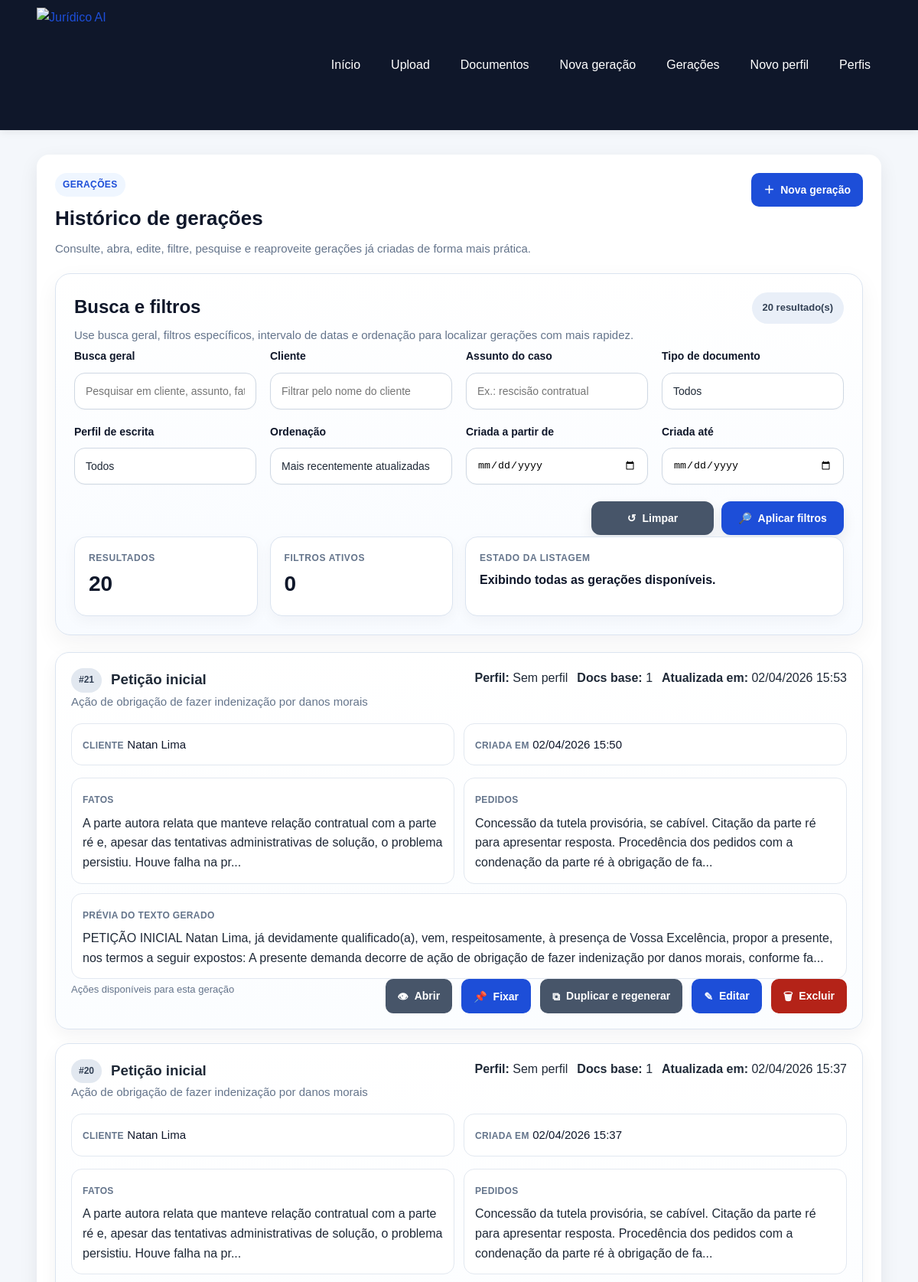
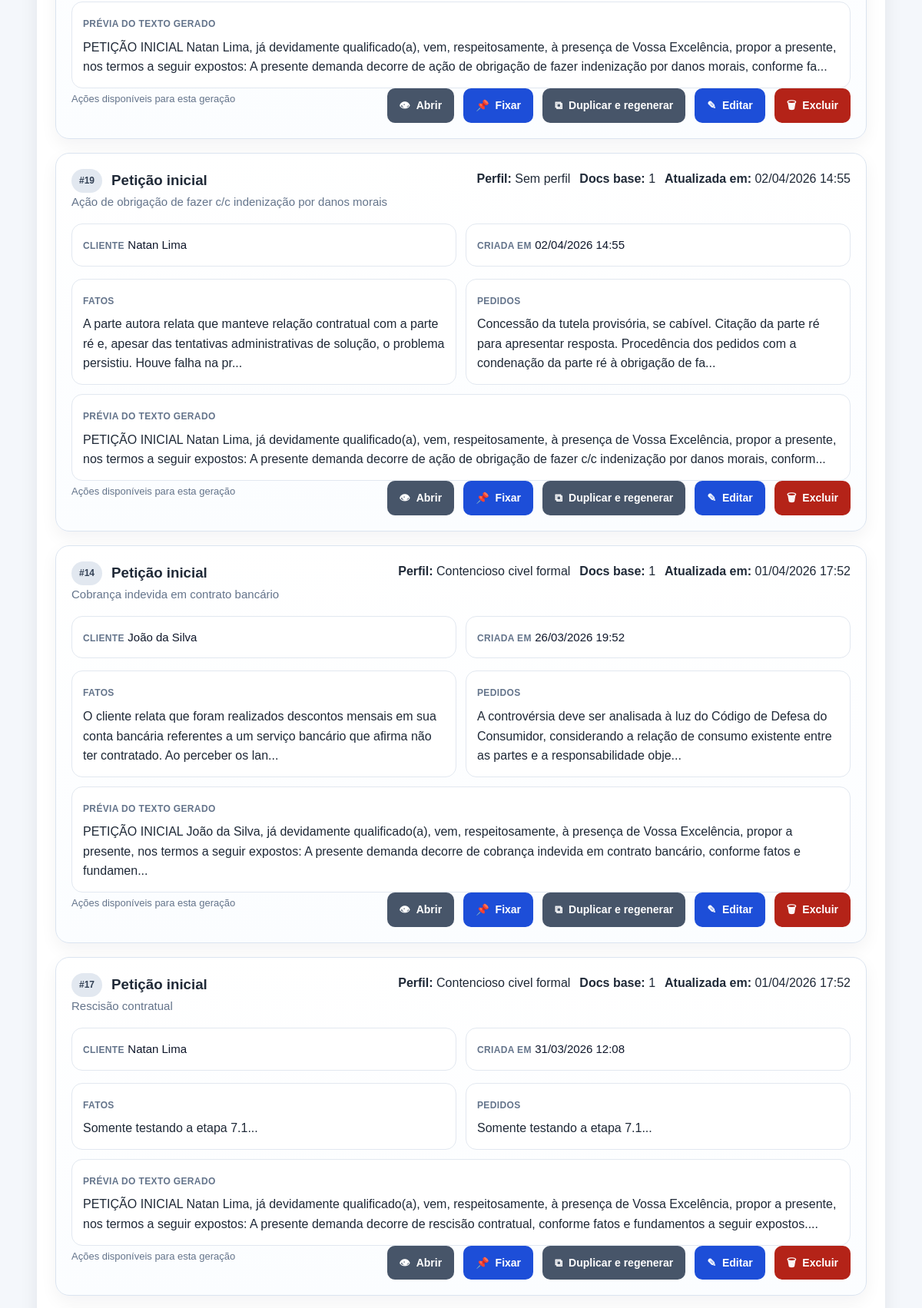
Screenshot of /generations/ (upper part) with the database file from the repository (2 pictures, top to bottom).
### app/models/generation.py (models this page shows)
class Generation(Base):
    __tablename__ = "generations"
    id = Column(Integer, primary_key=True, index=True)
    client_name = Column(String(255), nullable=False)
    document_type = Column(String(255), nullable=False)
    case_subject = Column(String(255), nullable=False)
    facts = Column(Text, nullable=False)
    requests = Column(Text, nullable=False)
    legal_basis = Column(Text, nullable=True)
    context_used = Column(Text, nullable=False)
    generated_text = Column(Text, nullable=False)
    source_document_ids = Column(Text, nullable=True)
    writing_profile_id = Column(
        Integer,
        ForeignKey("writing_profiles.id"),
        nullable=True,
    )
    is_pinned = Column(Boolean, default=False, nullable=False)
    created_at = Column(
        DateTime,
        default=agora_brasil,
        nullable=False,
    )
    updated_at = Column(
        DateTime,
        default=agora_brasil,
        nullable=False,
    )
    writing_profile = relationship("WritingProfile")

### app/models/writing_profile.py (models this page shows)
class WritingProfile(Base):
    __tablename__ = "writing_profiles"
    id = Column(Integer, primary_key=True, index=True)
    profile_name = Column(String(150), nullable=False)
    lawyer_name = Column(String(150), nullable=True)
    office_name = Column(String(200), nullable=True)
    tone = Column(String(100), nullable=False, default="Formal")
    qualification_style = Column(
        Text,
        nullable=True,
        default="já qualificado(a) nos autos ou a ser devidamente qualificado(a)",
    )
    opening_phrase = Column(
        Text,
        nullable=True,
        default="vem, com o devido respeito, à presença de Vossa Excelência, apresentar a presente:",
    )
    closing_phrase = Column(
        Text,
        nullable=True,
        default="Termos em que,\nPede deferimento.",
    )
    request_intro = Column(
        Text,
        nullable=True,
        default="Diante do exposto, requer:",
    )
    legal_style_notes = Column(
        Text,
        nullable=True,
        default="Utilizar linguagem jurídica formal, objetiva e técnica.",
    )
    recurring_expressions = Column(
        Text,
        nullable=True,
        default="data venia; conforme entendimento jurisprudencial; nos termos da legislação aplicável",
    )
    is_active = Column(Boolean, default=False, nullable=False)
    is_pinned = Column(Boolean, default=False, nullable=False)
    created_at = Column(DateTime(timezone=True), server_default=func.now())

### app/routers/generations.py (the view)
@router.get("/")
def generations_list(request: Request, db: Session = Depends(get_db)):
    search_term = str(request.query_params.get("search", "")).strip()
    client_name = str(request.query_params.get("client_name", "")).strip()
    case_subject = str(request.query_params.get("case_subject", "")).strip()
    document_type = str(request.query_params.get("document_type", "")).strip()
    created_from = str(request.query_params.get("created_from", "")).strip()
    created_to = str(request.query_params.get("created_to", "")).strip()
    sort_by = str(request.query_params.get("sort_by", "updated_desc")).strip() or "updated_desc"
    writing_profile_id, sem_perfil, writing_profile_value = _parse_writing_profile_filter(
        request.query_params.get("writing_profile_id")
    )
    geracoes = listar_geracoes(
        db,
        search_term=search_term,
        client_name=client_name,
        case_subject=case_subject,
        document_type=document_type,
        writing_profile_id=writing_profile_id,
        sem_perfil=sem_perfil,
        created_from=created_from,
        created_to=created_to,
        sort_by=sort_by,
    )
    geracoes_view = [_montar_item_lista_geracao(geracao) for geracao in geracoes]
    perfis = listar_perfis(db)
    filtros = {
        "search": search_term,
        "client_name": client_name,
        "case_subject": case_subject,
        "document_type": document_type,
        "writing_profile_id": writing_profile_value,
        "created_from": created_from,
        "created_to": created_to,
        "sort_by": sort_by,
    }
    total_filtros_ativos = sum(
        1
        for valor in [
            filtros["search"],
            filtros["client_name"],
            filtros["case_subject"],
            filtros["document_type"],
            filtros["writing_profile_id"],
            filtros["created_from"],
            filtros["created_to"],
            filtros["sort_by"] if filtros["sort_by"] != "updated_desc" else "",
        ]
        if valor
    )
    ordenacoes = {
        "updated_desc": "Mais recentemente atualizadas",
        "updated_asc": "Menos recentemente atualizadas",
        "created_desc": "Mais recentes primeiro",
        "created_asc": "Mais antigas primeiro",
        "client_name_asc": "Cliente (A-Z)",
        "client_asc": "Cliente (A-Z)",
        "client_desc": "Cliente (Z-A)",
    }
    return templates.TemplateResponse(
        "generations_list.html",
        {
            "request": request,
            "geracoes": geracoes_view,
            "perfis": perfis,
            "filtros": filtros,
            "ordenacoes": ordenacoes,
            "total_resultados": len(geracoes_view),
            "total_filtros_ativos": total_filtros_ativos,
            "sucesso": request.query_params.get("sucesso"),
            "erro": request.query_params.get("erro"),
        },
    )

### app/templates/generations_list.html (shortened to what this page needs)
{% extends "base.html" %}
{% block content %}
<section class="card">
    <div class="cabecalho-pagina">
        <div>
            <span class="etiqueta-secao">Gerações</span>
            <h2>Histórico de gerações</h2>
            <p class="texto-suave">
                Consulte, abra, edite, filtre, pesquise e reaproveite gerações já criadas de forma mais prática.
            </p>
        </div>
        <div class="acoes-topo">
            <a class="botao" href="/generations/create">
                <span class="icone-botao" aria-hidden="true">＋</span>
                Nova geração
            </a>
        </div>
    </div>
    <section class="bloco-informativo bloco-filtros-avancados">
        <div class="bloco-informativo-topo bloco-informativo-topo-entre-linhas">
            <div>
                <h3>Busca e filtros</h3>
                <p class="texto-suave">
                    Use busca geral, filtros específicos, intervalo de datas e ordenação para localizar gerações com
                    mais rapidez.
                </p>
            </div>
            <span class="badge badge-neutro">
                {{ total_resultados }} resultado(s)
            </span>
        </div>
        <form method="get" action="/generations" class="formulario-geracao formulario-filtros-avancados">
            <div class="grid-filtros-avancados">
                <div>
                    <label for="search">Busca geral</label>
                    <input type="text" id="search" name="search" value="{{ filtros.search }}"
                        placeholder="Pesquisar em cliente, assunto, fatos, pedidos ou texto gerado">
                </div>
                <div>
                    <label for="client_name">Cliente</label>
                    <input type="text" id="client_name" name="client_name" value="{{ filtros.client_name }}"
                        placeholder="Filtrar pelo nome do cliente">
                </div>
                <div>
                    <label for="case_subject">Assunto do caso</label>
                    <input type="text" id="case_subject" name="case_subject" value="{{ filtros.case_subject }}"
                        placeholder="Ex.: rescisão contratual">
                </div>
                <div>
                    <label for="document_type">Tipo de documento</label>
                    <select id="document_type" name="document_type">
                        <option value="">Todos</option>
                    </select>
                </div>
                <div>
                    <label for="writing_profile_id">Perfil de escrita</label>
                    <select id="writing_profile_id" name="writing_profile_id">
                        <option value="">Todos</option>
                    </select>
                </div>
                <div>
                    <label for="sort_by">Ordenação</label>
                    <select id="sort_by" name="sort_by">
                        {% for chave, descricao in ordenacoes.items() %}
                        <option value="{{ chave }}" {% if filtros.sort_by==chave %}selected{% endif %}>
                            {{ descricao }}
                        </option>
                        {% endfor %}
                    </select>
                </div>
                <div>
                    <label for="created_from">Criada a partir de</label>
                    <input type="date" id="created_from" name="created_from" value="{{ filtros.created_from }}">
                </div>
                <div>
                    <label for="created_to">Criada até</label>
                    <input type="date" id="created_to" name="created_to" value="{{ filtros.created_to }}">
                </div>
            </div>
            <div class="acoes-formulario-geracao">
                <a class="botao botao-secundario" href="/generations">
                    <span class="icone-botao" aria-hidden="true">↺</span>
                    Limpar
                </a>
                <button type="submit" class="botao">
                    <span class="icone-botao" aria-hidden="true">🔎</span>
                    Aplicar filtros
                </button>
            </div>
        </form>
        <div class="painel-resumo-geracao painel-resumo-sem-inline">
            <div class="info-box">
                <span class="info-label">Resultados</span>
                <span class="info-value">{{ total_resultados }}</span>
            </div>
            <div class="info-box">
                <span class="info-label">Filtros ativos</span>
                <span class="info-value">{{ total_filtros_ativos }}</span>
            </div>
            <div class="info-box info-box-largo">
                <span class="info-label">Estado da listagem</span>
                <span class="info-value">
                    {% if total_filtros_ativos > 0 %}
                    A listagem está refinada conforme os critérios selecionados.
                    {% else %}
                    Exibindo todas as gerações disponíveis.
                    {% endif %}
                </span>
            </div>
        </div>
    </section>
    {% if geracoes %}
    <div class="lista-geracoes-cards">
        {% for geracao in geracoes %}
        <article class="geracao-card">
            <div class="geracao-card-topo">
                <div class="geracao-identificacao">
                    <div class="geracao-titulo-linha">
                        <span class="badge badge-neutro">#{{ geracao.id }}</span>
                        <h3>{{ geracao.document_type }}</h3>
                    </div>
                    <p class="texto-suave">{{ geracao.case_subject }}</p>
                </div>
                <div class="geracao-meta">
                    <span><strong>Perfil:</strong> {{ geracao.writing_profile_name }}</span>
                    <span><strong>Docs base:</strong> {{ geracao.document_count }}</span>
                    <span>
                        <strong>Atualizada em:</strong>
                        {{ geracao.updated_at.strftime("%d/%m/%Y %H:%M") if geracao.updated_at else "-" }}
                    </span>
                </div>
            </div>
            <div class="geracao-card-grid">
                <div class="geracao-info">
                    <span class="info-label">Cliente</span>
                    <span class="info-value">{{ geracao.client_name }}</span>
                </div>
                <div class="geracao-info">
                    <span class="info-label">Criada em</span>
                    <span class="info-value">
                        {{ geracao.created_at.strftime("%d/%m/%Y %H:%M") if geracao.created_at else "-" }}
                    </span>
                </div>
            </div>
            <div class="geracao-resumos">
                <div class="geracao-resumo-box">
                    <span class="info-label">Fatos</span>
                    <p>{{ geracao.facts_preview }}</p>
                </div>
                <div class="geracao-resumo-box">
                    <span class="info-label">Pedidos</span>
                    <p>{{ geracao.requests_preview }}</p>
                </div>
                <div class="geracao-resumo-box geracao-resumo-box-largo">
                    <span class="info-label">Prévia do texto gerado</span>
                    <p>{{ geracao.generated_text_preview }}</p>
                </div>
            </div>
            <div class="geracao-card-rodape">
                <div class="geracao-status-visual">
                    <span class="texto-pequeno">Ações disponíveis para esta geração</span>
                </div>
                <div class="geracao-card-acoes">
                    <a class="botao botao-secundario" href="/generations/{{ geracao.id }}">
                        <span class="icone-botao" aria-hidden="true">👁</span>
                        Abrir
                    </a>
                    <form action="/generations/{{ geracao.id }}/toggle-pin" method="post" data-loading-form
                        data-loading-message="Atualizando fixação da geração..." data-loading-button-text="Salvando...">
                        <button type="submit" class="botao botao-fixar">
                            <span class="icone-botao" aria-hidden="true">📌</span>
                            {% if geracao.is_pinned %}Desfixar{% else %}Fixar{% endif %}
                        </button>
                    </form>
                    <a class="botao botao-secundario" href="/generations/{{ geracao.id }}/duplicate">
                        <span class="icone-botao" aria-hidden="true">⧉</span>
                        Duplicar e regenerar
                    </a>
                    <a class="botao" href="/generations/{{ geracao.id }}/edit">
                        <span class="icone-botao" aria-hidden="true">✎</span>
                        Editar
                    </a>
                    <form action="/generations/{{ geracao.id }}/delete" method="post" data-confirm-action
                        data-loading-form data-loading-message="Excluindo geração..."
                        data-loading-button-text="Excluindo..." data-confirm-title="Excluir geração"
                        data-confirm-message="Deseja realmente excluir esta geração? Esta ação não poderá ser desfeita."
                        data-confirm-submit-label="Excluir geração"
                        data-confirm-submit-icon='<span class="icone-botao" aria-hidden="true">🗑</span>'>
                        <button type="submit" class="botao-perigo">
                            <span class="icone-botao" aria-hidden="true">🗑</span>
                            Excluir
                        </button>
                    </form>
                </div>
            </div>
        </article>
        {% endfor %}
    </div>
    {% endif %}
</section>
{% endblock %}

### rows the page displays
Generation: id "21", document_type "Petição inicial", case_subject "Ação de obrigação de fazer indenização por danos morais", writing_profile_name "Sem perfil", document_count "1", updated_at "02/04/2026 15:53", client_name "Natan Lima", created_at "02/04/2026 15:50", facts_preview "A parte autora relata que manteve relação contratual com a parte ré e, apesar das tentativas administrativas de solução, o problema persistiu. Houve falha na pr...", requests_preview "Concessão da tutela provisória, se cabível. Citação da parte ré para apresentar resposta. Procedência dos pedidos com a condenação da parte ré à obrigação de fa...", generated_text_preview "PETIÇÃO INICIAL Natan Lima, já devidamente qualificado(a), vem, respeitosamente, à presença de Vossa Excelência, propor a presente, nos termos a seguir expostos: A presente demanda decorre de ação de obrigação de fazer indenização por danos morais, conforme fa..."
Generation: id "20", document_type "Petição inicial", case_subject "Ação de obrigação de fazer indenização por danos morais", writing_profile_name "Sem perfil", document_count "1", updated_at "02/04/2026 15:37", client_name "Natan Lima", created_at "02/04/2026 15:37", facts_preview "A parte autora relata que manteve relação contratual com a parte ré e, apesar das tentativas administrativas de solução, o problema persistiu. Houve falha na pr...", requests_preview "Concessão da tutela provisória, se cabível. Citação da parte ré para apresentar resposta. Procedência dos pedidos com a condenação da parte ré à obrigação de fa...", generated_text_preview "PETIÇÃO INICIAL Natan Lima, já devidamente qualificado(a), vem, respeitosamente, à presença de Vossa Excelência, propor a presente, nos termos a seguir expostos: A presente demanda decorre de ação de obrigação de fazer indenização por danos morais, conforme fa..."
Generation: id "19", document_type "Petição inicial", case_subject "Ação de obrigação de fazer c/c indenização por danos morais", writing_profile_name "Sem perfil", document_count "1", updated_at "02/04/2026 14:55", client_name "Natan Lima", created_at "02/04/2026 14:55", facts_preview "A parte autora relata que manteve relação contratual com a parte ré e, apesar das tentativas administrativas de solução, o problema persistiu. Houve falha na pr...", requests_preview "Concessão da tutela provisória, se cabível. Citação da parte ré para apresentar resposta. Procedência dos pedidos com a condenação da parte ré à obrigação de fa...", generated_text_preview "PETIÇÃO INICIAL Natan Lima, já devidamente qualificado(a), vem, respeitosamente, à presença de Vossa Excelência, propor a presente, nos termos a seguir expostos: A presente demanda decorre de ação de obrigação de fazer c/c indenização por danos morais, conform..."
Generation: id "14", document_type "Petição inicial", case_subject "Cobrança indevida em contrato bancário", writing_profile_name "Contencioso civel formal", document_count "1", updated_at "01/04/2026 17:52", client_name "João da Silva", created_at "26/03/2026 19:52", facts_preview "O cliente relata que foram realizados descontos mensais em sua conta bancária referentes a um serviço bancário que afirma não ter contratado. Ao perceber os lan...", requests_preview "A controvérsia deve ser analisada à luz do Código de Defesa do Consumidor, considerando a relação de consumo existente entre as partes e a responsabilidade obje...", generated_text_preview "PETIÇÃO INICIAL João da Silva, já devidamente qualificado(a), vem, respeitosamente, à presença de Vossa Excelência, propor a presente, nos termos a seguir expostos: A presente demanda decorre de cobrança indevida em contrato bancário, conforme fatos e fundamen..."
Generation: document_type "Petição inicial", case_subject "Rescisão contratual", updated_at "01/04/2026 17:52", client_name "Natan Lima", created_at "31/03/2026 12:08"
WritingProfile: writing_profile_name "Contencioso civel formal"

### other values shown
{{ total_resultados }} "20"
{{ total_filtros_ativos }} "0"
{{ geracao.id }} "17"
{{ geracao.document_count }} "1"
{{ geracao.facts_preview }} "Somente testando a etapa 7.1..."
{{ geracao.requests_preview }} "Somente testando a etapa 7.1..."
form field sort_by "Mais recentemente atualizadas"
